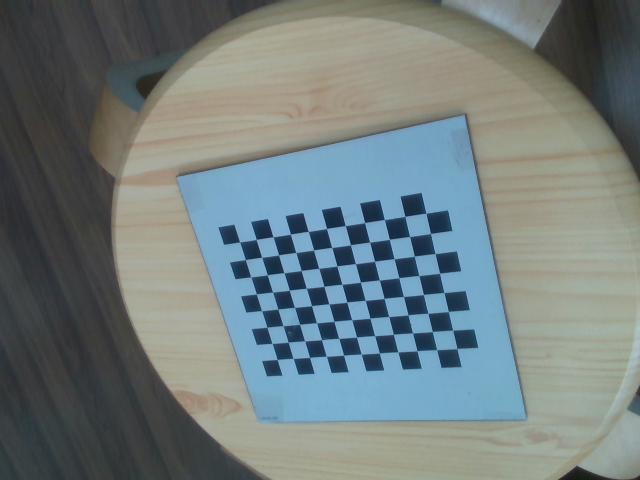
#> input picture image/100000.png, 640 x 480 px, found by its file name; its folder holds 4 pictures in this run
$ python main.py
#> lines starting #> are read from the running program, lines starting #| are printed output that depends on the picture
### camera_calibration_python/homography.py
#!usr/bin/env/ python
# _*_ coding:utf-8 _*_

import numpy as np
from scipy import optimize as opt


"""求输入数据的归一化矩阵(满足2的正态分布)"""
def normalizing_input_data(coor_data):
    """x坐标的mean"""
    x_avg = np.mean(coor_data[:, 0])
    """y坐标的mean"""
    y_avg = np.mean(coor_data[:, 1])

    """x,y的标准差"""
    sx = np.sqrt(2) / np.std(coor_data[:, 0])
    sy = np.sqrt(2) / np.std(coor_data[:, 1])
    """构建归一化矩阵,满足其分布"""
    norm_matrix = np.matrix([[sx, 0, -sx * x_avg],
                             [0, sy, -sy * y_avg],
                             [0, 0, 1]])
    return norm_matrix


"""求取初始估计的单应矩阵"""
def get_initial_H(pic_coor, real_coor):
    """获得归一化矩阵"""
    pic_norm_mat = normalizing_input_data(pic_coor)
    real_norm_mat = normalizing_input_data(real_coor)

    M = []
    for i in range(len(pic_coor)):
        """转换为齐次坐标"""
        single_pic_coor = np.array([pic_coor[i][0], pic_coor[i][1], 1])
        single_real_coor = np.array([real_coor[i][0], real_coor[i][1], 1])

        """坐标归一化 np.dot点积运算"""
        pic_norm = np.dot(pic_norm_mat, single_pic_coor)
        real_norm = np.dot(real_norm_mat, single_real_coor)

        """构造M矩阵"""
        M.append(np.array([-real_norm.item(0), -real_norm.item(1), -1,
                      0, 0, 0,
                      pic_norm.item(0) * real_norm.item(0), pic_norm.item(0) * real_norm.item(1), pic_norm.item(0)]))

        M.append(np.array([0, 0, 0,
                      -real_norm.item(0), -real_norm.item(1), -1,
                      pic_norm.item(1) * real_norm.item(0), pic_norm.item(1) * real_norm.item(1), pic_norm.item(1)]))

    """利用SVD求解M * h = 0中h的解"""
    U, S, VT = np.linalg.svd((np.array(M, dtype='float')).reshape((-1, 9)))
    """最小的奇异值对应的奇异向量,S求出来按大小排列的,最后的最小"""
    H = VT[-1].reshape((3, 3))
    H = np.dot(np.dot(np.linalg.inv(pic_norm_mat), H), real_norm_mat)
    H /= H[-1, -1]

    return H


"""返回估计坐标与真实坐标偏差"""
def value(H, pic_coor, real_coor):
    Y = np.array([])
    for i in range(len(real_coor)):
        single_real_coor = np.array([real_coor[i, 0], real_coor[i, 1], 1])
        U = np.dot(H.reshape(3, 3), single_real_coor)
        U /= U[-1]
        Y = np.append(Y, U[:2])

    Y_NEW = (pic_coor.reshape(-1) - Y)

    return Y_NEW


"""返回对应jacobian矩阵"""
def jacobian(H, pic_coor, real_coor):
    J = []
    for i in range(len(real_coor)):
        sx = H[0]*real_coor[i][0] + H[1]*real_coor[i][1] +H[2]
        sy = H[3]*real_coor[i][0] + H[4]*real_coor[i][1] +H[5]
        w = H[6]*real_coor[i][0] + H[7]*real_coor[i][1] +H[8]
        w2 = w * w

        J.append(np.array([real_coor[i][0]/w, real_coor[i][1]/w, 1/w,
                           0, 0, 0,
                           -sx*real_coor[i][0]/w2, -sx*real_coor[i][1]/w2, -sx/w2]))

        J.append(np.array([0, 0, 0,
                           real_coor[i][0]/w, real_coor[i][1]/w, 1/w,
                           -sy*real_coor[i][0]/w2, -sy*real_coor[i][1]/w2, -sy/w2]))

    return np.array(J)


"""利用Levenberg Marquart算法微调H"""
def refine_H(pic_coor, real_coor, initial_H):
    initial_H = np.array(initial_H)
    final_H = opt.leastsq(value,
                          initial_H,
                          Dfun=jacobian,
                          args=(pic_coor, real_coor))[0]

    final_H /= np.array(final_H[-1])
    return final_H


"""返回微调后的H矩阵"""
def get_homography(pic_coor, real_coor):
    refined_homographies =[]

    error = []
    for i in range(len(pic_coor)):
        initial_H = get_initial_H(pic_coor[i], real_coor[i])
        final_H = refine_H(pic_coor[i], real_coor[i], initial_H)
        refined_homographies.append(final_H)

    return np.array(refined_homographies)

### camera_calibration_python/intrinsics.py

#!usr/bin/env/ python
# _*_ coding:utf-8 _*_

import numpy as np


"""返回pq位置对应的v向量"""
def create_v(p, q, H):
    H = H.reshape(3, 3)
    return np.array([
        H[0, p] * H[0, q],
        H[0, p] * H[1, q] + H[1, p] * H[0, q],
        H[1, p] * H[1, q],
        H[2, p] * H[0, q] + H[0, p] * H[2, q],
        H[2, p] * H[1, q] + H[1, p] * H[2, q],
        H[2, p] * H[2, q]
    ])


"""返回相机内参矩阵A"""
def get_intrinsics_param(H):
    """构建V矩阵"""
    V = np.array([])
    for i in range(len(H)):
        V = np.append(V, np.array([create_v(0, 1, H[i]), create_v(0, 0 , H[i])- create_v(1, 1 , H[i])]))

    """求解V*b = 0中的b"""
    U, S, VT = np.linalg.svd((np.array(V, dtype='float')).reshape((-1, 6)))
    """最小的奇异值对应的奇异向量,S求出来按大小排列的,最后的最小"""
    b = VT[-1]

    """求取相机内参"""
    w = b[0] * b[2] * b[5] - b[1] * b[1] * b[5] - b[0] * b[4] * b[4] + 2 * b[1] * b[3] * b[4] - b[2] * b[3] * b[3]
    d = b[0] * b[2] - b[1] * b[1]

    alpha = np.sqrt(w / (d * b[0]))
    beta = np.sqrt(w / d**2 * b[0])
    gamma = np.sqrt(w / (d**2 * b[0])) * b[1]
    uc = (b[1] * b[4] - b[2] * b[3]) / d
    vc = (b[1] * b[3] - b[0] * b[4]) / d

    return np.array([
        [alpha, gamma, uc],
        [0,     beta,  vc],
        [0,     0,      1]
    ])

### camera_calibration_python/extrinsics.py

#!usr/bin/env/ python
# _*_ coding:utf-8 _*_

import numpy as np

"""返回每一幅图的外参矩阵[R|t]"""
def get_extrinsics_param(H, intrinsics_param):
    extrinsics_param = []
    """计算矩阵的(乘法)逆。"""
    inv_intrinsics_param = np.linalg.inv(intrinsics_param)
    for i in range(len(H)):
        h0 = (H[i].reshape(3, 3))[:, 0]
        h1 = (H[i].reshape(3, 3))[:, 1]
        h2 = (H[i].reshape(3, 3))[:, 2]
        """矩阵或向量范数"""
        scale_factor = 1 / np.linalg.norm(np.dot(inv_intrinsics_param, h0))

        r0 = scale_factor * np.dot(inv_intrinsics_param, h0)
        r1 = scale_factor * np.dot(inv_intrinsics_param, h1)
        t = scale_factor * np.dot(inv_intrinsics_param, h2)
        r2 = np.cross(r0, r1)

        R = np.array([r0, r1, r2, t]).transpose()
        extrinsics_param.append(R)

    return extrinsics_param

### camera_calibration_python/distortion.py
#!usr/bin/env/ python
# _*_ coding:utf-8 _*_

import numpy as np

"""返回畸变矫正系数k0,k1"""
def get_distortion(intrinsic_param, extrinsic_param, pic_coor, real_coor):
    D = []
    d = []
    for i in range(len(pic_coor)):
        for j in range(len(pic_coor[i])):
            """转换为齐次坐标"""
            single_coor = np.array([(real_coor[i])[j, 0], (real_coor[i])[j, 1], 0, 1])

            """利用现有内参及外参求出估计图像坐标"""
            u = np.dot(np.dot(intrinsic_param, extrinsic_param[i]), single_coor)
            [u_estim, v_estim] = [u[0]/u[2], u[1]/u[2]]

            coor_norm = np.dot(extrinsic_param[i], single_coor)
            coor_norm /= coor_norm[-1]

            #r = np.linalg.norm((real_coor[i])[j])
            r = np.linalg.norm(coor_norm)


            D.append(np.array([(u_estim - intrinsic_param[0, 2]) * r ** 2, (u_estim - intrinsic_param[0, 2]) * r ** 4]))
            D.append(np.array([(v_estim - intrinsic_param[1, 2]) * r ** 2, (v_estim - intrinsic_param[1, 2]) * r ** 4]))

            """求出估计坐标与真实坐标的残差"""
            d.append(pic_coor[i][j, 0] - u_estim)
            d.append(pic_coor[i][j, 1] - v_estim)

            '''
            D.append(np.array([(pic_coor[i][j, 0] - intrinsic_param[0, 2]) * r ** 2, (pic_coor[i][j, 0] - intrinsic_param[0, 2]) * r ** 4]))
            D.append(np.array([(pic_coor[i][j, 1] - intrinsic_param[1, 2]) * r ** 2, (pic_coor[i][j, 1] - intrinsic_param[1, 2]) * r ** 4]))
            #求出估计坐标与真实坐标的残差
            d.append(u_estim - pic_coor[i][j, 0])
            d.append(v_estim - pic_coor[i][j, 1])
            '''

    D = np.array(D)
    temp = np.dot(np.linalg.inv(np.dot(D.T, D)), D.T)
    k = np.dot(temp, d)

    '''
    #也可利用SVD求解D * k = d中的k
    U, S, Vh=np.linalg.svd(D, full_matrices=False)
    temp_S = np.array([[S[0], 0],
                       [0, S[1]]])
    temp_res = np.dot(Vh.transpose(), np.linalg.inv(temp_S))
    temp_res_res = np.dot(temp_res, U.transpose())
    k = np.dot(temp_res_res, d)
    '''
    return k

### camera_calibration_python/refine_all.py
#!usr/bin/env/ python
# _*_ coding:utf-8 _*_

import numpy as np
import math
from scipy import optimize as opt

"""微调所有参数"""
def refinall_all_param(A, k, W, real_coor, pic_coor):
    """整合参数"""
    P_init = compose_paramter_vector(A, k, W)

    """复制一份真实坐标"""
    X_double = np.zeros((2 * len(real_coor) * len(real_coor[0]), 3))
    Y = np.zeros((2 * len(real_coor) * len(real_coor[0])))

    M = len(real_coor)
    N = len(real_coor[0])
    for i in range(M):
        for j in range(N):
            X_double[(i * N + j) * 2] = (real_coor[i])[j]
            X_double[(i * N + j) * 2 + 1] = (real_coor[i])[j]
            Y[(i * N + j) * 2] = (pic_coor[i])[j, 0]
            Y[(i * N + j) * 2 + 1] = (pic_coor[i])[j, 1]

    """微调所有参数"""
    P = opt.leastsq(value,
                    P_init,
                    args=(W, real_coor, pic_coor),
                    Dfun=jacobian)[0]

    """raial_error表示利用标定后的参数计算得到的图像坐标与真实图像坐标点的平均像素距离"""
    error = value(P, W, real_coor, pic_coor)
    raial_error = [np.sqrt(error[2 * i]**2 + error[2 * i + 1]**2) for i in range(len(error) // 2)]

    print("total max error:\t", np.max(raial_error))

    """返回拆解后参数,分别为内参矩阵,畸变矫正系数,每幅图对应外参矩阵"""
    return decompose_paramter_vector(P)


"""把所有参数整合到一个数组内"""
def compose_paramter_vector(A, k, W):
    alpha = np.array([A[0, 0], A[1, 1], A[0, 1], A[0, 2], A[1, 2], k[0], k[1]])
    P = alpha
    for i in range(len(W)):
        R, t = (W[i])[:, :3], (W[i])[:, 3]

        """旋转矩阵转换为一维向量形式"""
        zrou = to_rodrigues_vector(R)

        w = np.append(zrou, t)
        P = np.append(P, w)
    return P


"""分解参数集合,得到对应的内参,外参,畸变矫正系数"""
def decompose_paramter_vector(P):
    [alpha, beta, gamma, uc, vc, k0, k1] = P[0:7]
    A = np.array([[alpha, gamma, uc],
                  [0, beta, vc],
                  [0, 0, 1]])
    k = np.array([k0, k1])
    W = []
    M = (len(P) - 7) // 6

    for i in range(M):
        m = 7 + 6 * i
        zrou = P[m:m+3]
        t = (P[m+3:m+6]).reshape(3, -1)

        """将旋转矩阵一维向量形式还原为矩阵形式"""
        R = to_rotation_matrix(zrou)

        """依次拼接每幅图的外参"""
        w = np.concatenate((R, t), axis=1)
        W.append(w)

    W = np.array(W)
    return A, k, W


"""返回从真实世界坐标映射的图像坐标"""
def get_single_project_coor(A, W, k, coor):
    single_coor = np.array([coor[0], coor[1], coor[2], 1])

    #'''
    coor_norm = np.dot(W, single_coor)
    coor_norm /= coor_norm[-1]

    #r = np.linalg.norm(coor)
    r = np.linalg.norm(coor_norm)

    uv = np.dot(np.dot(A, W), single_coor)
    uv /= uv[-1]

    """畸变"""
    u0 = uv[0]
    v0 = uv[1]

    uc = A[0, 2]
    vc = A[1, 2]

    #u = (uc * r**2 * k[0] + uc * r**4 * k[1] - u0) / (r**2 * k[0] + r**4 * k[1] - 1)
    #v = (vc * r**2 * k[0] + vc * r**4 * k[1] - v0) / (r**2 * k[0] + r**4 * k[1] - 1)
    u = u0 + (u0 - uc) * r**2 * k[0] + (u0 - uc) * r**4 * k[1]
    v = v0 + (v0 - vc) * r**2 * k[0] + (v0 - vc) * r**4 * k[1]
    '''
    uv = np.dot(W, single_coor)
    uv /= uv[-1]
    # 透镜矫正
    x0 = uv[0]
    y0 = uv[1]
    r = np.linalg.norm(np.array([x0, y0]))
    k0 = 0
    k1 = 0
    x = x0 * (1 + r ** 2 * k0 + r ** 4 * k1)
    y = y0 * (1 + r ** 2 * k0 + r ** 4 * k1)
    #u = A[0, 0] * x + A[0, 2]
    #v = A[1, 1] * y + A[1, 2]
    [u, v, _] = np.dot(A, np.array([x, y, 1]))
    '''

    return np.array([u, v])


"""返回所有点的真实世界坐标映射到的图像坐标与真实图像坐标的残差"""
def value(P, org_W, X, Y_real):
    M = (len(P) - 7) // 6
    N = len(X[0])
    A = np.array([
        [P[0], P[2], P[3]],
        [0, P[1], P[4]],
        [0, 0, 1]
    ])
    Y = np.array([])

    for i in range(M):
        m = 7 + 6 * i

        """取出当前图像对应的外参"""
        w = P[m:m + 6]

        """不用旋转矩阵的变换是因为会有精度损失"""
        '''
        R = to_rotation_matrix(w[:3])
        t = w[3:].reshape(3, 1)
        W = np.concatenate((R, t), axis=1)
        '''
        W = org_W[i]
        """计算每幅图的坐标残差"""
        for j in range(N):
            Y = np.append(Y, get_single_project_coor(A, W, np.array([P[5], P[6]]), (X[i])[j]))

    error_Y  =  np.array(Y_real).reshape(-1) - Y

    return error_Y


"""计算对应jacobian矩阵"""
def jacobian(P, WW, X, Y_real):
    M = (len(P) - 7) // 6
    N = len(X[0])
    K = len(P)
    A = np.array([
        [P[0], P[2], P[3]],
        [0, P[1], P[4]],
        [0, 0, 1]
    ])

    res = np.array([])

    for i in range(M):
        m = 7 + 6 * i

        w = P[m:m + 6]
        R = to_rotation_matrix(w[:3])
        t = w[3:].reshape(3, 1)
        W = np.concatenate((R, t), axis=1)

        for j in range(N):
            res = np.append(res, get_single_project_coor(A, W, np.array([P[5], P[6]]), (X[i])[j]))

    """求得x, y方向对P[k]的偏导"""
    J = np.zeros((K, 2 * M * N))
    for k in range(K):
        J[k] = np.gradient(res, P[k])

    return J.T


"""将旋转矩阵分解为一个向量并返回,Rodrigues旋转向量与矩阵的变换,最后计算坐标时并未用到,因为会有精度损失"""
def to_rodrigues_vector(R):
    p = 0.5 * np.array([[R[2, 1] - R[1, 2]],
                        [R[0, 2] - R[2, 0]],
                        [R[1, 0] - R[0, 1]]])
    c = 0.5 * (np.trace(R) - 1)

    if np.linalg.norm(p) == 0:
        if c == 1:
            zrou = np.array([0, 0, 0])
        elif c == -1:
            R_plus = R + np.eye(3, dtype='float')

            norm_array = np.array([np.linalg.norm(R_plus[:, 0]),
                                   np.linalg.norm(R_plus[:, 1]),
                                   np.linalg.norm(R_plus[:, 2])])
            v = R_plus[:, np.where(norm_array == max(norm_array))]
            u = v / np.linalg.norm(v)
            if u[0] < 0 or (u[0] == 0 and u[1] < 0) or (u[0] == u[1] and u[0] == 0 and u[2] < 0):
                u = -u
            zrou = math.pi * u
        else:
            zrou = []
    else:
        u = p / np.linalg.norm(p)
        theata = math.atan2(np.linalg.norm(p), c)
        zrou = theata * u

    return zrou


"""把旋转矩阵的一维向量形式还原为旋转矩阵并返回"""
def to_rotation_matrix(zrou):
    theta = np.linalg.norm(zrou)
    zrou_prime = zrou / theta

    W = np.array([[0, -zrou_prime[2], zrou_prime[1]],
                  [zrou_prime[2], 0, -zrou_prime[0]],
                  [-zrou_prime[1], zrou_prime[0], 0]])
    R = np.eye(3, dtype='float') + W * math.sin(theta) + np.dot(W, W) * (1 - math.cos(theta))

    return R

### camera_calibration_python/main.py
#!usr/bin/env/ python
# _*_ coding:utf-8 _*_

import cv2 as cv
import numpy as np
import os
from homography import get_homography
from intrinsics import get_intrinsics_param
from extrinsics import get_extrinsics_param
from distortion import get_distortion
from refine_all import refinall_all_param


def calibrate():
    '''求解单适应矩阵'''
    H = get_homography(pic_points, real_points_x_y)

    '''求解相机内参'''
    intrinsics_param = get_intrinsics_param(H)

    '''求解相机外参'''
    extrinsics_param = get_extrinsics_param(H, intrinsics_param)

    '''畸变矫正'''
    k = get_distortion(intrinsics_param, extrinsics_param, pic_points, real_points_x_y)

    '''微调所有参数'''
    [new_intrinsics_param, new_k, new_extrinsics_param]  = refinall_all_param(intrinsics_param,
                                                            k, extrinsics_param, real_points, pic_points)

    print("intrinsics_parm:\t", new_intrinsics_param)
    print("distortionk:\t", new_k)
    print("extrinsics_parm:\t", new_extrinsics_param)


if __name__ == "__main__":

    '''r+字符串 表示后面都是普通字符串 没有转义字符'''
    file_dir = r"/home/amber/code/opencv/Camera_calibration/image/"
    pic_name = os.listdir(file_dir)

    '''由于棋盘为二维平面,设定世界坐标系在棋盘上,一个单位代表一个棋盘宽度,产生世界坐标系三维坐标'''
    cross_corners = [11, 8]
    real_coor = np.zeros((cross_corners[0] * cross_corners[1], 3), np.float32)

    '''
    np.mgrid()函数
    用法:返回多维结构,常见的如2D图形,3D图形。对比np.meshgrid,在处理大数据时速度更快,且能处理多维(np.meshgrid只能处理2维)
    ret = np.mgrid[ 第1维,第2维,第3维,…]
    返回多值,以多个矩阵的形式返回,
    第1返回值为第1维数据在最终结构中的分布,
    第2返回值为第2维数据在最终结构中的分布,以此类推。(分布以矩阵形式呈现)
    '''
    real_coor[:, :2] = np.mgrid[0:11, 0:8].T.reshape(-1, 2)

    real_points = []
    real_points_x_y = []
    pic_points = []

    for pic in pic_name:
        pic_path = os.path.join(file_dir, pic)
        pic_data = cv.imread(pic_path)
#> pic_data is the input picture: shape (480, 640, 3); mean B, G, R 125.7, 125.4, 113.6

        '''opencv find chessboardcorners'''
        succ, pic_coor = cv.findChessboardCorners(pic_data, (cross_corners[0], cross_corners[1]), None)
#> succ = True; pic_coor = 88 rows, first 8: [239.3, 241.5], [256.3, 239.3], [273.3, 236.9], [290.3, 233.9], [308.6, 231], [326.5, 228.4], [345.6, 225.6], [364.4, 222.3]

        if succ:
            '''reshape'''
            pic_coor = pic_coor.reshape(-1, 2)
#> pic_coor = 88 pairs, first value 239.3 to 457.5, second value 212.6 to 359.3
            """像素坐标系2d点"""
            pic_points.append(pic_coor)
            '''世界坐标系3d点 将z=0'''
            real_points.append(real_coor)
            real_points_x_y.append(real_coor[:, :2])
    calibrate()
#> in get_homography, `refined_homographies =[]`: refined_homographies = []
#> the loop in get_homography, `for i in range(len(pic_coor)):` made 4 passes
#> pass 1, in get_initial_H, `U, S, VT = np.linalg.svd((np.array(M, dtype='float')).reshape((-1, 9)))`:
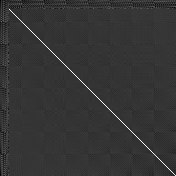
#> U: shape (176, 176) float64; min -0.26, max 0.984, mean 0.000185; drawn with min black and max white
#> in jacobian, `J = np.zeros((K, 2 * M * N))`: J: shape (31, 704) float64; every value is 0
